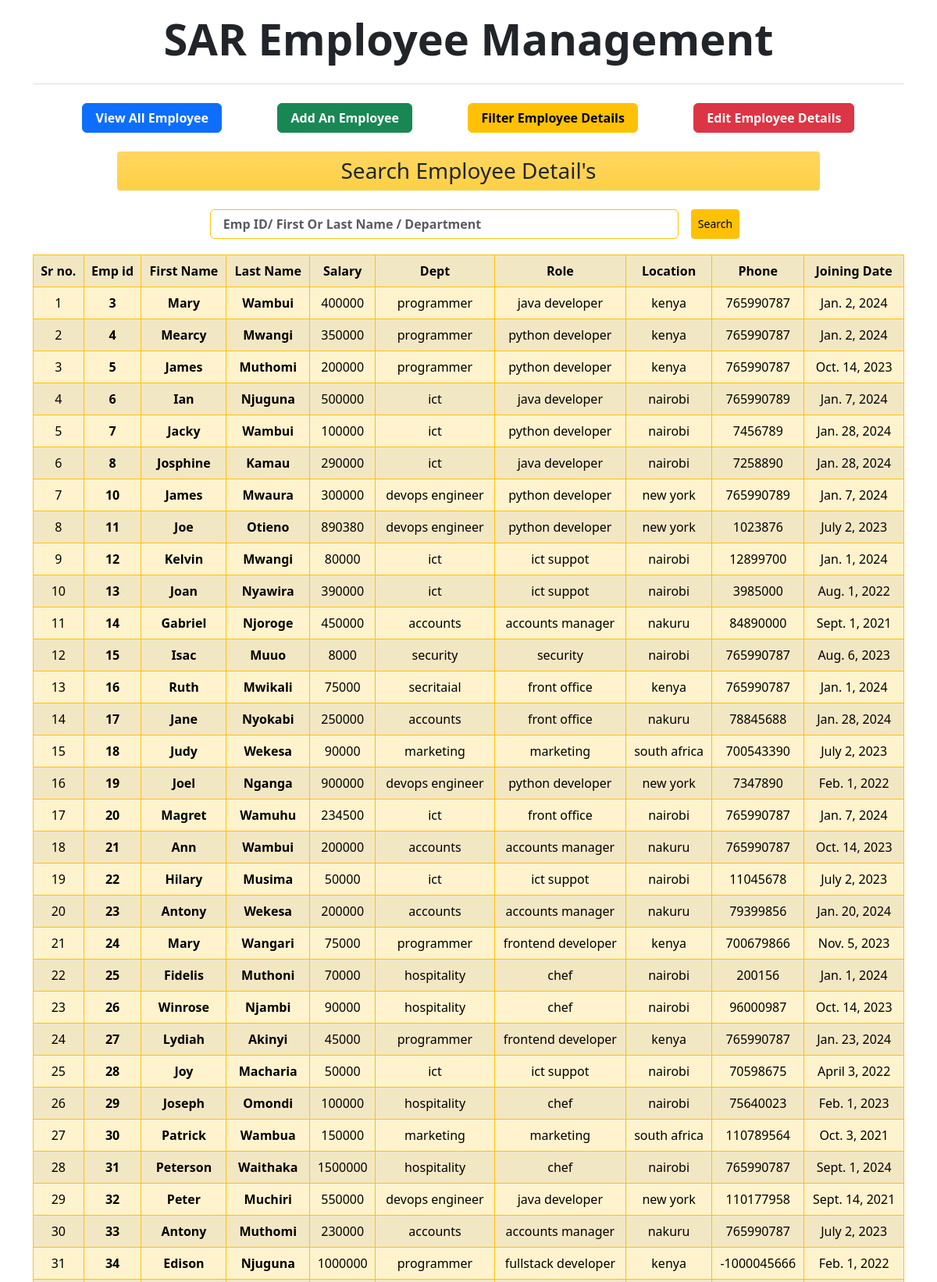
/findEmp/ (upper part), run on the app's committed database.
### empapp/models.py (models this page shows, shortened)
class Employee(models.Model):
    firstName = models.CharField(max_length=100)
    lastName = models.CharField(max_length=100)
    phone = models.IntegerField()
    salary = models.IntegerField(default=0)
    bonus = models.IntegerField(default=0)
    hireDate = models.DateField()
    dept = models.ForeignKey(Department, on_delete=models.CASCADE)
    role = models.ForeignKey(Role, on_delete=models.CASCADE)

class Department(models.Model):
    name = models.CharField(max_length=50, null=False)
    location = models.CharField(max_length=100)

class Role(models.Model):
    name = models.CharField(max_length=100, null=False)

### empapp/views.py (the view)
# urls.py: path('findEmp/', views.findEmp, name='find'),
def findEmp(request):
    emps = Employee.objects.all()
    if request.method == 'POST':
        empFilters = request.POST['empid']
        try:
            empFilters = int(empFilters)
            print(type(empFilters))
            data = emps.filter(id=empFilters)
            context = {'data': data}
        except:
            data = emps.filter(Q(firstName__icontains=empFilters) | Q(
                lastName__icontains=empFilters) | Q(dept__name__icontains=empFilters))
            context = {'data': data}
    else:
        context = {'data': emps}
    return render(request, 'findEmp.html', context)

### empapp/templates/findEmp.html (shortened to what this page needs)
{% extends 'base.html' %}
{% load static %}
{% block main %}
<div class="d-flex justify-content-center">
  <h3 class="my-3 p-2 bg-warning bg-gradient text-light w-75 text-center text-dark bg-opacity-75 rounded-1">Search Employee Detail's</h3>
</div>
<form action="{% url 'find' %}" method="POST" class="">
  <div class="d-flex justify-content-center py-2">
    <input class="form-control w-50 px-3 mx-3 border border-warning fw-bold" type="text" name="empid" placeholder="Emp ID/ First or Last Name / Department" style="text-transform:capitalize">
    <button class="btn btn-sm btn-warning">Search</button>
  </div>
</form>
<div class="container-md mt-1 py-2 ">
  {% if data %}
  <table class="table table-striped text-center table-warning table-bordered border-warning">
      <tr class="">
          <th>Sr no.</th>
          <th>Emp id</th>
          <th>First Name</th>
          <th>Last Name</th>
          <th>Salary</th>
          <th>Dept</th>
          <th>Role</th>
          <th>Location</th>
          <th>Phone</th>
          <th>Joining Date</th>
      </tr>
      {% for dt in data %}
          <tr class="">
              <td>{{ forloop.counter }}</td>
              <td class="fw-bold">{{ dt.id }}</td>
              <td class="fw-bold">{{ dt.firstName|capfirst  }}</td>
              <td class="fw-bold">{{ dt.lastName|capfirst  }}</td>
              <td>{{ dt.salary }}</td>
              <td>{{ dt.dept.name }}</td>
              <td>{{ dt.role.name }}</td>
              <td>{{ dt.dept.location }}</td>
              <td>{{ dt.phone }}</td>
              <td>{{ dt.hireDate }}</td>
          </tr>
      {% endfor %}
  </table>
  {% else %}
    <h3 class="text-center">Not available!</h3>
    <div class="text-center">
      <img src="{% static 'images/notFound.jpg' %}" class="rounded img-fluid h-auto w-50" alt="img" >
    </div>
  {% endif %}
</div>
{% endblock main %}

### data on the page
Employee: id "3", firstName "Mary", lastName "Wambui", salary "400000", dept.name "programmer", role.name "java developer", dept.location "kenya", phone "765990787", hireDate "Jan. 2, 2024"
Employee: id "4", firstName "Mearcy", lastName "Mwangi", salary "350000", dept.name "programmer", role.name "python developer", dept.location "kenya", phone "765990787", hireDate "Jan. 2, 2024"
Employee: id "5", firstName "James", lastName "Muthomi", salary "200000", dept.name "programmer", role.name "python developer", dept.location "kenya", phone "765990787", hireDate "Oct. 14, 2023"
Employee: id "6", firstName "Ian", lastName "Njuguna", salary "500000", dept.name "ict", role.name "java developer", dept.location "nairobi", phone "765990789", hireDate "Jan. 7, 2024"
Employee: id "7", firstName "Jacky", lastName "Wambui", salary "100000", dept.name "ict", role.name "python developer", dept.location "nairobi", phone "7456789", hireDate "Jan. 28, 2024"
Employee: id "8", firstName "Josphine", lastName "Kamau", salary "290000", dept.name "ict", role.name "java developer", dept.location "nairobi", phone "7258890", hireDate "Jan. 28, 2024"
Employee: id "10", firstName "James", lastName "Mwaura", salary "300000", dept.name "devops engineer", role.name "python developer", dept.location "new york", phone "765990789", hireDate "Jan. 7, 2024"
Employee: id "11", firstName "Joe", lastName "Otieno", salary "890380", dept.name "devops engineer", role.name "python developer", dept.location "new york", phone "1023876", hireDate "July 2, 2023"
Employee: id "12", firstName "Kelvin", lastName "Mwangi", salary "80000", dept.name "ict", role.name "ict suppot", dept.location "nairobi", phone "12899700", hireDate "Jan. 1, 2024"
Employee: id "13", firstName "Joan", lastName "Nyawira", salary "390000", dept.name "ict", role.name "ict suppot", dept.location "nairobi", phone "3985000", hireDate "Aug. 1, 2022"
Employee: id "14", firstName "Gabriel", lastName "Njoroge", salary "450000", dept.name "accounts", role.name "accounts manager", dept.location "nakuru", phone "84890000", hireDate "Sept. 1, 2021"
Employee: id "15", firstName "Isac", lastName "Muuo", salary "8000", dept.name "security", role.name "security", dept.location "nairobi", phone "765990787", hireDate "Aug. 6, 2023"
Employee: id "16", firstName "Ruth", lastName "Mwikali", salary "75000", dept.name "secritaial", role.name "front office", dept.location "kenya", phone "765990787", hireDate "Jan. 1, 2024"
Employee: id "17", firstName "Jane", lastName "Nyokabi", salary "250000", dept.name "accounts", role.name "front office", dept.location "nakuru", phone "78845688", hireDate "Jan. 28, 2024"
Employee: id "18", firstName "Judy", lastName "Wekesa", salary "90000", dept.name "marketing", role.name "marketing", dept.location "south africa", phone "700543390", hireDate "July 2, 2023"
Employee: id "19", firstName "Joel", lastName "Nganga", salary "900000", dept.name "devops engineer", role.name "python developer", dept.location "new york", phone "7347890", hireDate "Feb. 1, 2022"
Employee: id "20", firstName "Magret", lastName "Wamuhu", salary "234500", dept.name "ict", role.name "front office", dept.location "nairobi", phone "765990787", hireDate "Jan. 7, 2024"
Employee: id "21", firstName "Ann", lastName "Wambui", salary "200000", dept.name "accounts", role.name "accounts manager", dept.location "nakuru", phone "765990787", hireDate "Oct. 14, 2023"
Employee: id "22", firstName "Hilary", lastName "Musima", salary "50000", dept.name "ict", role.name "ict suppot", dept.location "nairobi", phone "11045678", hireDate "July 2, 2023"
Employee: id "23", firstName "Antony", lastName "Wekesa", salary "200000", dept.name "accounts", role.name "accounts manager", dept.location "nakuru", phone "79399856", hireDate "Jan. 20, 2024"
Employee: id "24", firstName "Mary", lastName "Wangari", salary "75000", dept.name "programmer", role.name "frontend developer", dept.location "kenya", phone "700679866", hireDate "Nov. 5, 2023"
Employee: id "25", firstName "Fidelis", lastName "Muthoni", salary "70000", dept.name "hospitality", role.name "chef", dept.location "nairobi", phone "200156", hireDate "Jan. 1, 2024"
Employee: id "26", firstName "Winrose", lastName "Njambi", salary "90000", dept.name "hospitality", role.name "chef", dept.location "nairobi", phone "96000987", hireDate "Oct. 14, 2023"
Employee: id "27", firstName "Lydiah", lastName "Akinyi", salary "45000", dept.name "programmer", role.name "frontend developer", dept.location "kenya", phone "765990787", hireDate "Jan. 23, 2024"
Employee: id "28", firstName "Joy", lastName "Macharia", salary "50000", dept.name "ict", role.name "ict suppot", dept.location "nairobi", phone "70598675", hireDate "April 3, 2022"
Employee: id "29", firstName "Joseph", lastName "Omondi", salary "100000", dept.name "hospitality", role.name "chef", dept.location "nairobi", phone "75640023", hireDate "Feb. 1, 2023"
Employee: id "30", firstName "Patrick", lastName "Wambua", salary "150000", dept.name "marketing", role.name "marketing", dept.location "south africa", phone "110789564", hireDate "Oct. 3, 2021"
Employee: id "31", firstName "Peterson", lastName "Waithaka", salary "1500000", dept.name "hospitality", role.name "chef", dept.location "nairobi", phone "765990787", hireDate "Sept. 1, 2024"
Employee: id "32", firstName "Peter", lastName "Muchiri", salary "550000", dept.name "devops engineer", role.name "java developer", dept.location "new york", phone "110177958", hireDate "Sept. 14, 2021"
Employee: id "33", firstName "Antony", lastName "Muthomi", salary "230000", dept.name "accounts", role.name "accounts manager", dept.location "nakuru", phone "765990787", hireDate "July 2, 2023"
Employee: id "34", firstName "Edison", lastName "Njuguna", salary "1000000", dept.name "programmer", role.name "fullstack developer", dept.location "kenya", phone "-1000045666", hireDate "Feb. 1, 2022"
